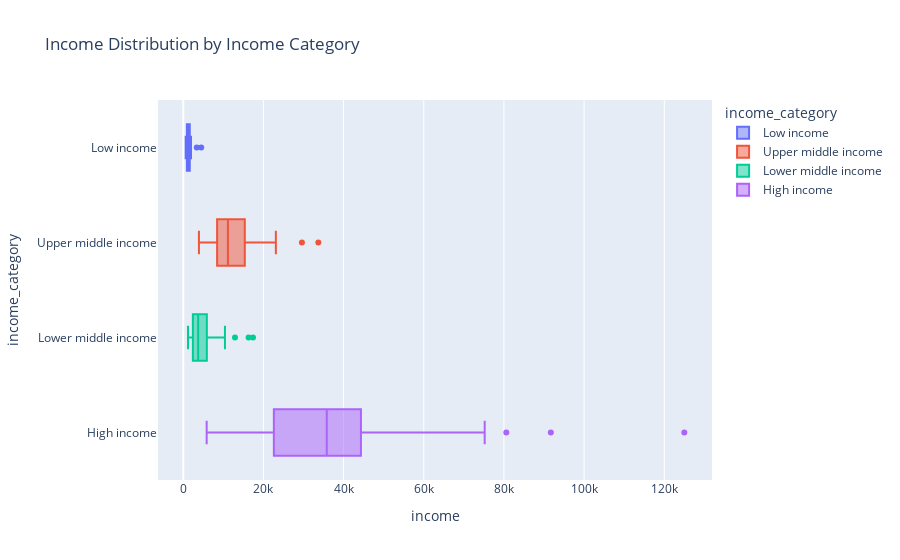

Source (notebook cell):
### Markdown cell above
## Bivariate Analysis

### Code cell
# Creates a horizontal box plot to visualize the income distribution by income category.
px.box(
    df_countries,
    x="income",
    y="income_category",
    color="income_category",
    orientation="h",
    hover_data=["country"],
    title="Income Distribution by Income Category",
)

### Figure 1 — Plotly figure (JSON) as saved in the notebook; plotly's stock layout.template omitted (floating-point values rounded to 4 significant figures)
{"data": [{"alignmentgroup": "True", "customdata": [["Afghanistan"], ["Burkina Faso"], ["Burundi"], ["Central African Republic"], ["Chad"], ["Congo Dem. Rep."], ["Eritrea"], ["Gambia"], ["Guinea-Bissau"], ["Liberia"], ["Madagascar"], ["Malawi"], ["Mali"], ["Mozambique"], ["Niger"], ["Rwanda"], ["Sierra Leone"], ["Sudan"], ["Togo"], ["Uganda"], ["Yemen"]], "hovertemplate": "income_category=%{y}<br>income=%{x}<br>country=%{customdata[0]}<extra></extra>", "legendgroup": "Low income", "marker": {"color": "#636efa"}, "name": "Low income", "notched": false, "offsetgroup": "Low income", "orientation": "h", "showlegend": true, "type": "box", "x": [1610, 1430, 764, 888, 1930, 609, 1420, 1660, 1390, 700, 1390, 1030, 1870, 918, 814, 1350, 1220, 3370, 1210, 1540, 4480], "x0": " ", "xaxis": "x", "y": ["Low income", "Low income", "Low income", "Low income", "Low income", "Low income", "Low income", "Low income", "Low income", "Low income", "Low income", "Low income", "Low income", "Low income", "Low income", "Low income", "Low income", "Low income", "Low income", "Low income", "Low income"], "y0": " ", "yaxis": "y"}, {"alignmentgroup": "True", "customdata": [["Albania"], ["Argentina"], ["Armenia"], ["Azerbaijan"], ["Belarus"], ["Belize"], ["Bosnia and Herzegovina"], ["Botswana"], ["Brazil"], ["Bulgaria"], ["China"], ["Colombia"], ["Costa Rica"], ["Dominican Republic"], ["Ecuador"], ["El Salvador"], ["Equatorial Guinea"], ["Fiji"], ["Gabon"], ["Georgia"], ["Grenada"], ["Guatemala"], ["Indonesia"], ["Iraq"], ["Jamaica"], ["Kazakhstan"], ["Libya"], ["Malaysia"], ["Maldives"], ["Mauritius"], ["Moldova"], ["Montenegro"], ["Namibia"], ["Paraguay"], ["Peru"], ["Russia"], ["Serbia"], ["South Africa"], ["St. Vincent and the Grenadines"], ["Suriname"], ["Thailand"], ["Tonga"], ["Turkey"], ["Turkmenistan"]], "hovertemplate": "income_category=%{y}<br>income=%{x}<br>country=%{customdata[0]}<extra></extra>", "legendgroup": "Upper middle income", "marker": {"color": "#EF553B"}, "name": "Upper middle income", "notched": false, "offsetgroup": "Upper middle income", "orientation": "h", "showlegend": true, "type": "box", "x": [9930, 18700, 6700, 16000, 16200, 7880, 9720, 13300, 14500, 15300, 9530, 10900, 13000, 11100, 9350, 7300, 33700, 7350, 15400, 6730, 11200, 6710, 8430, 12700, 8000, 20100, 29600, 21100, 10500, 15900, 3910, 14000, 8460, 7290, 9960, 23100, 12700, 12000, 9920, 14200, 13500, 4980, 18000, 9940], "x0": " ", "xaxis": "x", "y": ["Upper middle income", "Upper middle income", "Upper middle income", "Upper middle income", "Upper middle income", "Upper middle income", "Upper middle income", "Upper middle income", "Upper middle income", "Upper middle income", "Upper middle income", "Upper middle income", "Upper middle income", "Upper middle income", "Upper middle income", "Upper middle income", "Upper middle income", "Upper middle income", "Upper middle income", "Upper middle income", "Upper middle income", "Upper middle income", "Upper middle income", "Upper middle income", "Upper middle income", "Upper middle income", "Upper middle income", "Upper middle income", "Upper middle income", "Upper middle income", "Upper middle income", "Upper middle income", "Upper middle income", "Upper middle income", "Upper middle income", "Upper middle income", "Upper middle income", "Upper middle income", "Upper middle income", "Upper middle income", "Upper middle income", "Upper middle income", "Upper middle income", "Upper middle income"], "y0": " ", "yaxis": "y"}, {"alignmentgroup": "True", "customdata": [["Algeria"], ["Angola"], ["Bangladesh"], ["Benin"], ["Bhutan"], ["Bolivia"], ["Cambodia"], ["Cameroon"], ["Cape Verde"], ["Comoros"], ["Congo Rep."], ["Cote d'Ivoire"], ["Egypt"], ["Ghana"], ["Guinea"], ["Haiti"], ["India"], ["Iran"], ["Jordan"], ["Kenya"], ["Kiribati"], ["Kyrgyz Republic"], ["Lao"], ["Lebanon"], ["Lesotho"], ["Mauritania"], ["Micronesia"], ["Mongolia"], ["Morocco"], ["Myanmar"], ["Nepal"], ["Nigeria"], ["Pakistan"], ["Philippines"], ["Samoa"], ["Senegal"], ["Solomon Islands"], ["Sri Lanka"], ["Tajikistan"], ["Tanzania"], ["Timor-Leste"], ["Tunisia"], ["Ukraine"], ["Uzbekistan"], ["Vanuatu"], ["Vietnam"], ["Zambia"]], "hovertemplate": "income_category=%{y}<br>income=%{x}<br>country=%{customdata[0]}<extra></extra>", "legendgroup": "Lower middle income", "marker": {"color": "#00cc96"}, "name": "Lower middle income", "notched": false, "offsetgroup": "Lower middle income", "orientation": "h", "showlegend": true, "type": "box", "x": [12900, 5900, 2440, 1820, 6420, 5410, 2520, 2660, 5830, 1410, 5190, 2690, 9860, 3060, 1190, 1500, 4410, 17400, 9470, 2480, 1730, 2790, 3980, 16300, 2380, 3320, 3340, 7710, 6440, 3720, 1990, 5150, 4280, 5600, 5400, 2180, 1780, 8560, 2110, 2090, 1850, 10400, 7820, 4240, 2950, 4490, 3280], "x0": " ", "xaxis": "x", "y": ["Lower middle income", "Lower middle income", "Lower middle income", "Lower middle income", "Lower middle income", "Lower middle income", "Lower middle income", "Lower middle income", "Lower middle income", "Lower middle income", "Lower middle income", "Lower middle income", "Lower middle income", "Lower middle income", "Lower middle income", "Lower middle income", "Lower middle income", "Lower middle income", "Lower middle income", "Lower middle income", "Lower middle income", "Lower middle income", "Lower middle income", "Lower middle income", "Lower middle income", "Lower middle income", "Lower middle income", "Lower middle income", "Lower middle income", "Lower middle income", "Lower middle income", "Lower middle income", "Lower middle income", "Lower middle income", "Lower middle income", "Lower middle income", "Lower middle income", "Lower middle income", "Lower middle income", "Lower middle income", "Lower middle income", "Lower middle income", "Lower middle income", "Lower middle income", "Lower middle income", "Lower middle income", "Lower middle income"], "y0": " ", "yaxis": "y"}, {"alignmentgroup": "True", "customdata": [["Antigua and Barbuda"], ["Australia"], ["Austria"], ["Bahamas"], ["Bahrain"], ["Barbados"], ["Belgium"], ["Brunei"], ["Canada"], ["Chile"], ["Croatia"], ["Cyprus"], ["Czech Republic"], ["Denmark"], ["Estonia"], ["Finland"], ["France"], ["Germany"], ["Greece"], ["Guyana"], ["Hungary"], ["Iceland"], ["Ireland"], ["Israel"], ["Italy"], ["Japan"], ["Kuwait"], ["Latvia"], ["Lithuania"], ["Luxembourg"], ["Malta"], ["Netherlands"], ["New Zealand"], ["Norway"], ["Oman"], ["Panama"], ["Poland"], ["Portugal"], ["Qatar"], ["Romania"], ["Saudi Arabia"], ["Seychelles"], ["Singapore"], ["Slovak Republic"], ["Slovenia"], ["South Korea"], ["Spain"], ["Sweden"], ["Switzerland"], ["United Arab Emirates"], ["United Kingdom"], ["United States"], ["Uruguay"]], "hovertemplate": "income_category=%{y}<br>income=%{x}<br>country=%{customdata[0]}<extra></extra>", "legendgroup": "High income", "marker": {"color": "#ab63fa"}, "name": "High income", "notched": false, "offsetgroup": "High income", "orientation": "h", "showlegend": true, "type": "box", "x": [19100, 41400, 43200, 22900, 41100, 15300, 41100, 80600, 40700, 19400, 20100, 33900, 28300, 44000, 22700, 39800, 36900, 40400, 28700, 5840, 22300, 38800, 45700, 29600, 36200, 35800, 75200, 18300, 21100, 91700, 28300, 45500, 32300, 62300, 45300, 15400, 21800, 27200, 125000, 17800, 45400, 20400, 72100, 25200, 28700, 30400, 32500, 42900, 55500, 57600, 36200, 49400, 17100], "x0": " ", "xaxis": "x", "y": ["High income", "High income", "High income", "High income", "High income", "High income", "High income", "High income", "High income", "High income", "High income", "High income", "High income", "High income", "High income", "High income", "High income", "High income", "High income", "High income", "High income", "High income", "High income", "High income", "High income", "High income", "High income", "High income", "High income", "High income", "High income", "High income", "High income", "High income", "High income", "High income", "High income", "High income", "High income", "High income", "High income", "High income", "High income", "High income", "High income", "High income", "High income", "High income", "High income", "High income", "High income", "High income", "High income"], "y0": " ", "yaxis": "y"}], "layout": {"boxmode": "overlay", "legend": {"title": {"text": "income_category"}, "tracegroupgap": 0}, "title": {"text": "Income Distribution by Income Category"}, "xaxis": {"anchor": "y", "domain": [0, 1], "title": {"text": "income"}}, "yaxis": {"anchor": "x", "categoryarray": ["High income", "Lower middle income", "Upper middle income", "Low income"], "categoryorder": "array", "domain": [0, 1], "title": {"text": "income_category"}}}}
